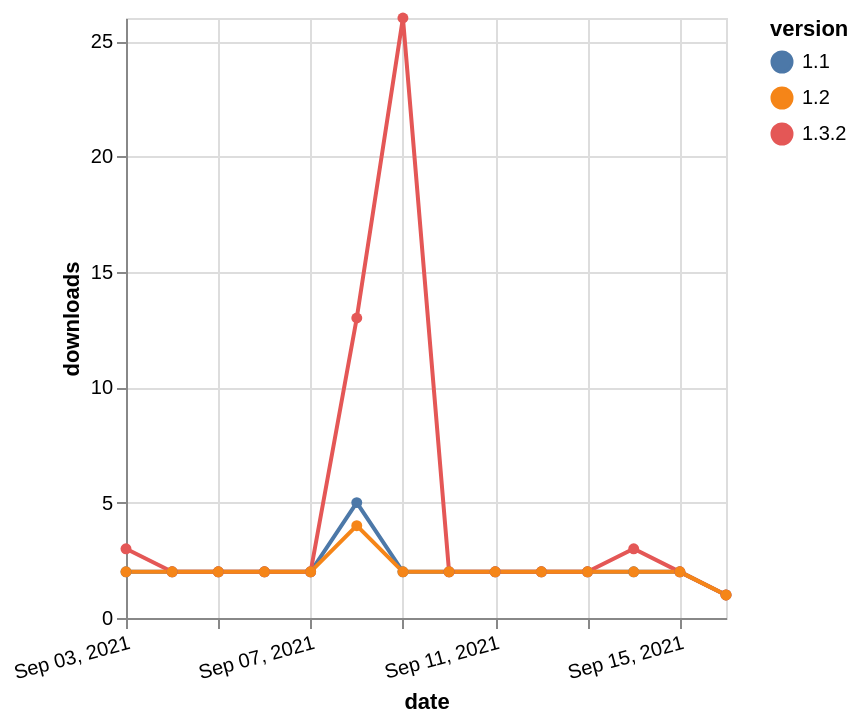

Write the Vega-Lite specification saved for this chart.
### Vega-Lite specification from a JSON file in a GitHub repository (floating-point values rounded to 4 significant figures)
{"$schema": "https://vega.github.io/schema/vega-lite/v5.json", "description": "A simple bar chart with embedded data.", "data": {"values": [{"date": "2021-09-03", "total": 2817, "delta": 2, "version": "1.1"}, {"date": "2021-09-04", "total": 2819, "delta": 2, "version": "1.1"}, {"date": "2021-09-05", "total": 2821, "delta": 2, "version": "1.1"}, {"date": "2021-09-06", "total": 2823, "delta": 2, "version": "1.1"}, {"date": "2021-09-07", "total": 2825, "delta": 2, "version": "1.1"}, {"date": "2021-09-08", "total": 2830, "delta": 5, "version": "1.1"}, {"date": "2021-09-09", "total": 2832, "delta": 2, "version": "1.1"}, {"date": "2021-09-10", "total": 2834, "delta": 2, "version": "1.1"}, {"date": "2021-09-11", "total": 2836, "delta": 2, "version": "1.1"}, {"date": "2021-09-12", "total": 2838, "delta": 2, "version": "1.1"}, {"date": "2021-09-13", "total": 2840, "delta": 2, "version": "1.1"}, {"date": "2021-09-14", "total": 2842, "delta": 2, "version": "1.1"}, {"date": "2021-09-15", "total": 2844, "delta": 2, "version": "1.1"}, {"date": "2021-09-16", "total": 2845, "delta": 1, "version": "1.1"}, {"date": "2021-09-03", "total": 3148, "delta": 3, "version": "1.3.2"}, {"date": "2021-09-04", "total": 3150, "delta": 2, "version": "1.3.2"}, {"date": "2021-09-05", "total": 3152, "delta": 2, "version": "1.3.2"}, {"date": "2021-09-06", "total": 3154, "delta": 2, "version": "1.3.2"}, {"date": "2021-09-07", "total": 3156, "delta": 2, "version": "1.3.2"}, {"date": "2021-09-08", "total": 3169, "delta": 13, "version": "1.3.2"}, {"date": "2021-09-09", "total": 3195, "delta": 26, "version": "1.3.2"}, {"date": "2021-09-10", "total": 3197, "delta": 2, "version": "1.3.2"}, {"date": "2021-09-11", "total": 3199, "delta": 2, "version": "1.3.2"}, {"date": "2021-09-12", "total": 3201, "delta": 2, "version": "1.3.2"}, {"date": "2021-09-13", "total": 3203, "delta": 2, "version": "1.3.2"}, {"date": "2021-09-14", "total": 3206, "delta": 3, "version": "1.3.2"}, {"date": "2021-09-15", "total": 3208, "delta": 2, "version": "1.3.2"}, {"date": "2021-09-16", "total": 3209, "delta": 1, "version": "1.3.2"}, {"date": "2021-09-03", "total": 2791, "delta": 2, "version": "1.2"}, {"date": "2021-09-04", "total": 2793, "delta": 2, "version": "1.2"}, {"date": "2021-09-05", "total": 2795, "delta": 2, "version": "1.2"}, {"date": "2021-09-06", "total": 2797, "delta": 2, "version": "1.2"}, {"date": "2021-09-07", "total": 2799, "delta": 2, "version": "1.2"}, {"date": "2021-09-08", "total": 2803, "delta": 4, "version": "1.2"}, {"date": "2021-09-09", "total": 2805, "delta": 2, "version": "1.2"}, {"date": "2021-09-10", "total": 2807, "delta": 2, "version": "1.2"}, {"date": "2021-09-11", "total": 2809, "delta": 2, "version": "1.2"}, {"date": "2021-09-12", "total": 2811, "delta": 2, "version": "1.2"}, {"date": "2021-09-13", "total": 2813, "delta": 2, "version": "1.2"}, {"date": "2021-09-14", "total": 2815, "delta": 2, "version": "1.2"}, {"date": "2021-09-15", "total": 2817, "delta": 2, "version": "1.2"}, {"date": "2021-09-16", "total": 2818, "delta": 1, "version": "1.2"}]}, "width": "container", "mark": {"type": "line", "point": {"filled": true}}, "encoding": {"x": {"field": "date", "type": "temporal", "timeUnit": "yearmonthdate", "title": "date", "axis": {"labelAngle": -15}}, "y": {"field": "delta", "type": "quantitative", "title": "downloads"}, "color": {"field": "version", "type": "nominal"}, "tooltip": {"field": "delta"}}}
